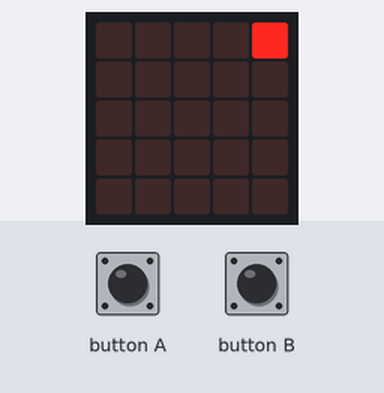
The program below on a simulated BBC micro:bit (MakeCode). Parts: the board's 5×5 LED display. The test bench sets the inputs (shaded band).

Above: at 1.2 s.
1.3 s: button A pressed for 0.15 s
At 2.6 s:
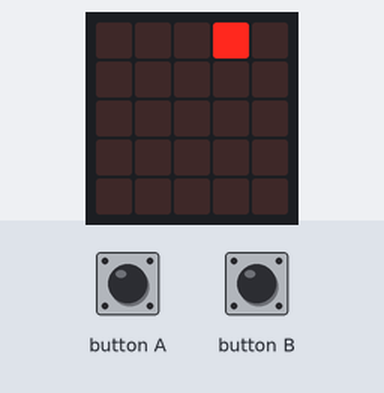
2.9 s: button A pressed for 0.15 s
At 4.0 s:
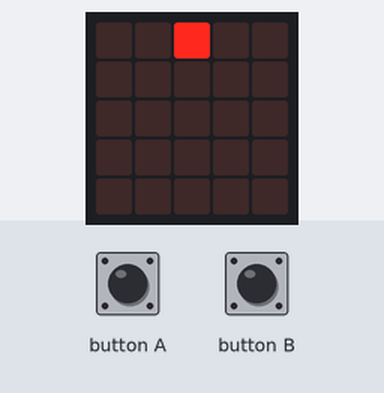
4.5 s: button A pressed for 0.15 s
At 5.2 s:
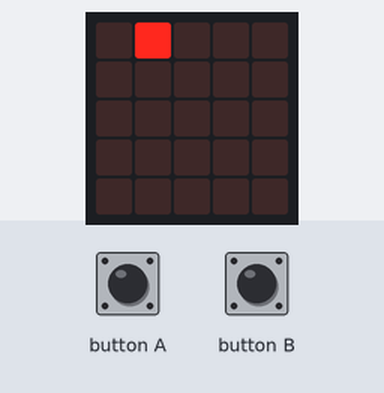
6.1 s: button A pressed for 0.15 s
At 7.4 s:
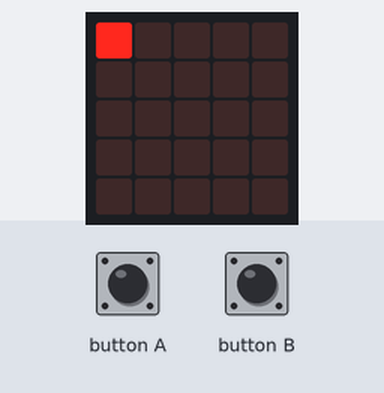
7.7 s: button B pressed for 0.15 s
At 8.9 s:
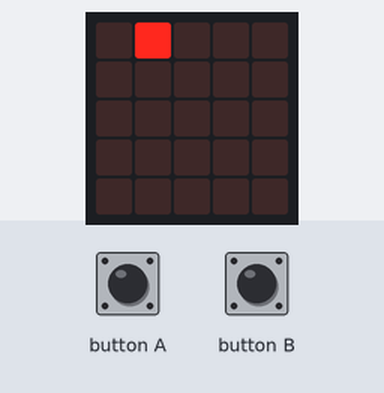
Timing chart, 0 to 10.3 s (numbered marks = the images above; inputs shaded):
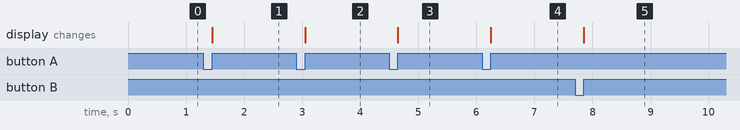

The program:

main.ts
```typescript
input.onButtonPressed(Button.A, function () {
    if (posX > 0) {
        led.unplot(posX, 0)
        posX += -1
        led.plot(posX, 0)
    } else {
        led.plot(0, 0)
    }
})
input.onButtonPressed(Button.B, function () {
    if (posX < 4) {
        led.unplot(posX, 0)
        posX += 1
        led.plot(posX, 0)
    } else {
        led.plot(4, 0)
    }
})
let posX = 0
posX = 4
led.plot(posX, 0)
basic.forever(function () {

})
```

test.ts
```typescript
// les tests vont ici ; cela ne sera pas compilé si ce paquet est utilisé en tant qu'extension.
```

Measured:
- after the input at 1.3 s, the display: changes after 0.15 s (image 1)
- after the input at 2.9 s, the display: changes after 0.15 s (image 2)
- after the input at 4.5 s, the display: changes after 0.15 s (image 3)
- after the input at 6.1 s, the display: changes after 0.15 s (image 4)
- after the input at 7.7 s, the display: changes after 0.15 s (image 5)
